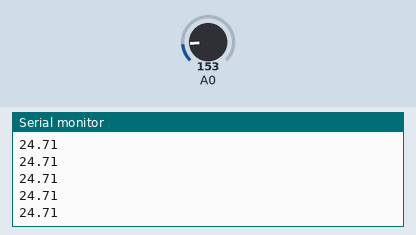
Simulated run of this sketch. Board: Arduino Uno, built with avr-gcc and run on an emulated ATmega328P. On the bench: the last lines printed to the serial monitor. Inputs (shaded band) come from the test bench; at power-on: A0 = 153. The local clock reads 2024-03-15 10:24:30 at power-on unless the sketch sets it; storage starts empty.

Above: at 1.2 s.
1.3 s: A0 set to 165
At 1.51 s:
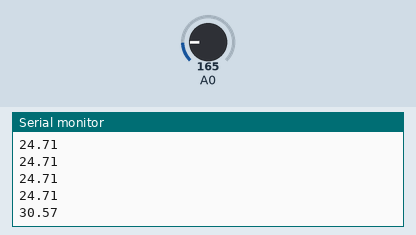
2.8 s: A0 set to 175
At 2.88 s:
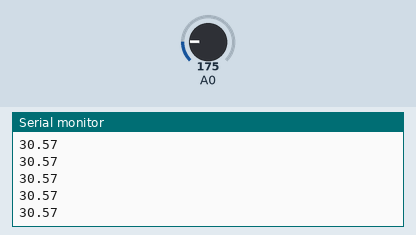
Timing chart, 0 to 5.8 s (numbered marks = the images above; inputs shaded):
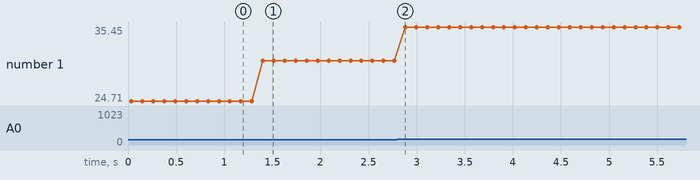

The sketch:

SD_test_3.ino
```cpp
// SD_test_3
// This version utilizes the Real Time Clock in addition to the SD card.
// This version integrates a TMP36 temperature sensor as well


#include <SdFat.h>
#include <SPI.h> // required for RTClib library to work
#include <Wire.h> // required for RTClib library to work
#include <RTClib.h> // https://github.com/mizraith/RTClib
// If you use the DS3231, include the line below, otherwise comment out
#include <RTC_DS3231.h> // From https://github.com/mizraith/RTClib
// If you use the DS1307, include the line below, otherwise comment out
//#include <RTC_DS1307.h> // From https://github.com/mizraith/RTClib

RTC_DS3231 RTC; // uncomment if using the DS3231
//RTC_DS1307 RTC; // uncomment if using the DS1307

SdFat sd;
SdFile myFile;

// Define which Arduino pin is the chip select line for the SD card.
// On the Adafruit datalogging shield this value should be 10
const int chipSelect = 10;

void setup() {
  Serial.begin(9600);
  Wire.begin(); // Start the I2C library
  RTC.begin(); // Start the RTC library

  // Initialize SdFat or print a detailed error message and halt
  // Use half speed like the native library.
  // change to SPI_FULL_SPEED for more performance.
  if (!sd.begin(chipSelect, SPI_HALF_SPEED)) sd.initErrorHalt();

}

void loop() {

  // Read the current time into a DateTime variable
  DateTime now = RTC.now();

  // Read the analog signal from the TMP36 sensor
  int A0value = analogRead(0); // read analog pin 0
  // convert the value into voltage
  float voltage = A0value * 5.0 / 1024.0;
  // convert voltage to temperature, subtracting off the 500mV offset
  float temperatureC = (voltage - 0.5) * 100;


  // open the file for write at end like the Native SD library
  if (!myFile.open("data.csv", O_RDWR | O_CREAT | O_AT_END)) {
    sd.errorHalt("opening data.csv for write failed");
  }

  // Write the DateTime value
  myFile.print(now.year(),DEC);
  myFile.print("-");
  myFile.print(now.month(),DEC);
  myFile.print("-");
  myFile.print(now.day(),DEC);
  myFile.print(" ");
  myFile.print(now.hour(),DEC);
  myFile.print(":");
  myFile.print(now.minute(),DEC);
  myFile.print(":");
  myFile.print(now.second(),DEC);
  myFile.print(","); // comma denotes new column in file
  myFile.println(temperatureC); // write counter value and include newline
  myFile.close(); // close the file when finished writing

  // show temperature on the serial monitor
  Serial.println(temperatureC);

  delay(100);
}
```

Measured:
- after the input at 1.3 s, the serial monitor: prints a new line after 0.10 s (image 1)
- plotted number 1: 24.71 → 30.57 after the input at 1.3 s, 30.57 → 35.45 after the input at 2.8 s
